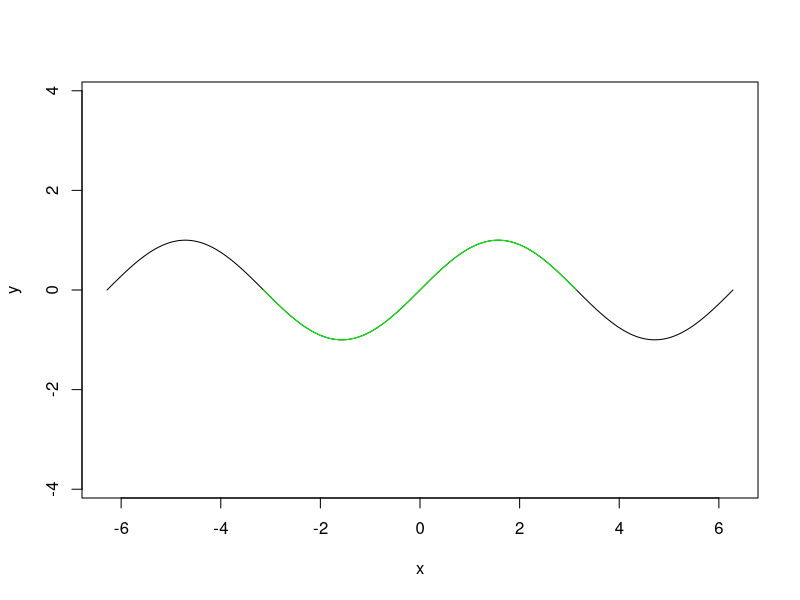

Write the R code that produced this figure.
funcionX = function(x){
  return(sin(x))
}

longitudCurva = function(a,b,n){
  suma = 0
  datos = seq(a,b,by=((b-a)/n)) 
  i = 1
  for(i in 1:(length(datos)-1)){
    deltaY = funcionX(datos[i+1])-funcionX(datos[i])
    deltaX = datos[i+1]-datos[i]
    calculo = sqrt(1+(deltaY/deltaX)^2)*deltaX
    suma = calculo + suma
  }
  return(c(suma,datos))
}

graficar = function(datos,a,b,paso){
  x = seq(a,b,by=((b-a)/n))
  y = funcionX(x)
  plot(x,y,type="l",asp=1)
  lines(datos,funcionX(datos),col="green")
}

a = -pi
b = pi
n = 1000
r = longitudCurva(a,b,n)
cat(r[1])
datos = r[2:length(r)]
graficar(datos,-2*pi,2*pi,n)
datos
